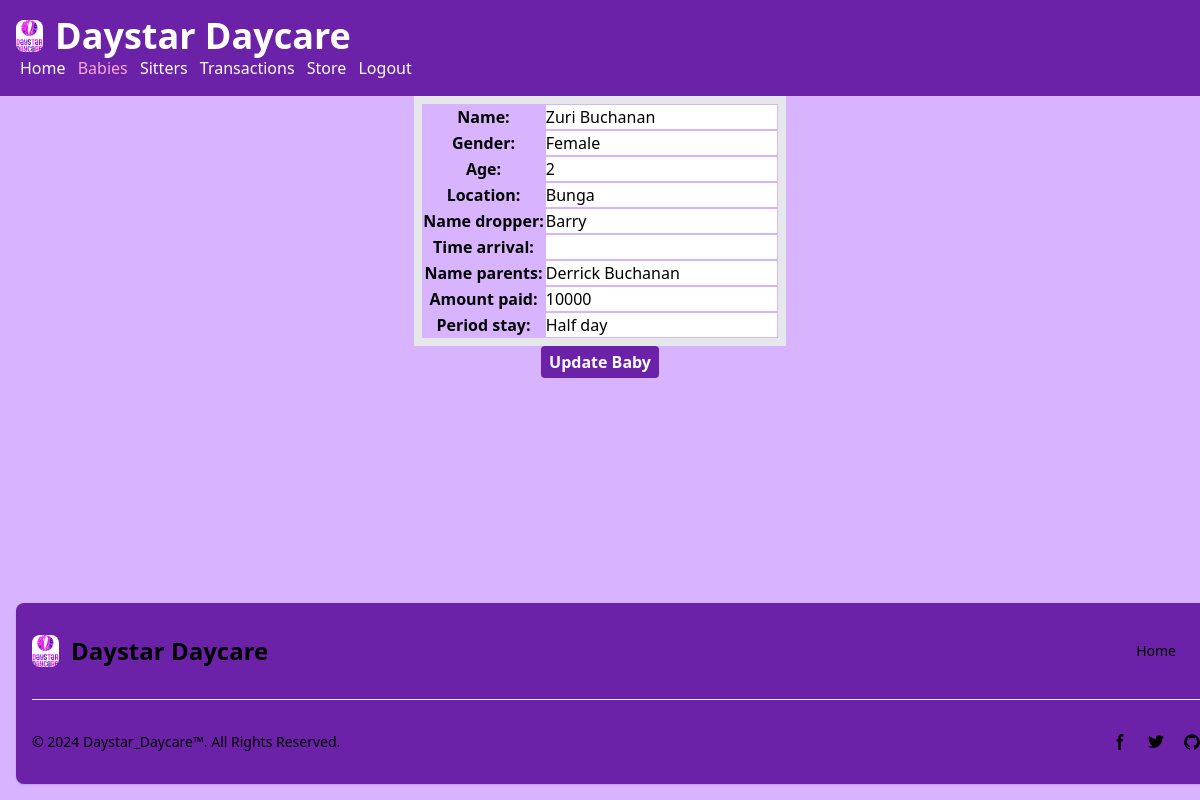
Page /baby/editbaby/1 on the committed database.
### baby_app/models.py (models this page shows, shortened)
class Baby(models.Model):
    name = models.CharField(max_length=100)
    gender = models.CharField(max_length=25)
    age = models.IntegerField()
    location = models.CharField(max_length=200)
    name_dropper = models.CharField(max_length=100)
    time_arrival = models.TimeField()
    name_parents = models.CharField(max_length=100)
    amount_paid = models.IntegerField()
    period_stay = models.CharField(max_length=50)

### baby_app/views.py (the view)
# urls.py: path('editbaby/<int:baby_id>', views.editbaby, name='editbaby'),
def editbaby(request, baby_id):
    baby = Baby.objects.get(id=baby_id)
    if request.method == 'POST':
        babyform = BabyForm(request.POST)
        if babyform.is_valid():
            name = babyform.cleaned_data['name']
            gender = babyform.cleaned_data['gender']
            age = babyform.cleaned_data['age']
            location = babyform.cleaned_data['location']
            name_dropper = babyform.cleaned_data['name_dropper']
            time_arrival = babyform.cleaned_data['time_arrival']
            name_parents = babyform.cleaned_data['name_parents']
            amount_paid = babyform.cleaned_data['amount_paid']
            period_stay = babyform.cleaned_data['period_stay']
            baby.name = name
            baby.gender = gender
            baby.age = age
            baby.location = location
            baby.name_dropper = name_dropper
            baby.time_arrival = time_arrival
            baby.name_parents = name_parents
            baby.amount_paid = amount_paid
            baby.period_stay = period_stay
            baby.save()
            redirect_url = reverse('baby')
            return HttpResponseRedirect(redirect_url)
    else:
        babyform = BabyForm(initial={'name':baby.name, 'gender':baby.gender, 'age':baby.age, 'location':baby.location, 'name_dropper':baby.name_dropper, 'time_arrival':baby.time_arrival, 'name_parents':baby.name_parents, 'amount_paid':baby.amount_paid, 'period_stay':baby.period_stay}) # 'baby_number':baby_number})
    return render(request, 'baby_app/editbaby.html', {'babyform': babyform, 'baby_id':baby_id})

### baby_app/forms.py (shortened to what this page needs)
class BabyForm(forms.Form):
    name = forms.CharField(max_length=100, widget=forms.TextInput(attrs={'class': 'form-control'}), required=False)
    gender = forms.CharField(max_length=25, widget=forms.TextInput(attrs={'class': 'form-control'}), required=False)
    age = forms.IntegerField(widget=forms.NumberInput(attrs={'class': 'form-control'}), required=False)
    location = forms.CharField(max_length=200, widget=forms.TextInput(attrs={'class': 'form-control'}), required=False)
    name_dropper = forms.CharField(max_length=100, widget=forms.TextInput(attrs={'class': 'form-control'}), required=False)
    time_arrival = forms.TimeField(widget=forms.TimeInput(attrs={'class': 'form-control'}), required=False)
    name_parents = forms.CharField(max_length=100, widget=forms.TextInput(attrs={'class': 'form-control'}), required=False)
    amount_paid = forms.IntegerField(widget=forms.NumberInput(attrs={'class': 'form-control', 'step': 0.1}), required=False)
    period_stay = forms.CharField(max_length=50, widget=forms.TextInput(attrs={'class': 'form-control'}), required=False)

### baby_app/templates/baby_app/editbaby.html (shortened to what this page needs)
{% load static %}
<!DOCTYPE html>
<html lang="en">
<head>
    <script src="https://cdn.tailwindcss.com"></script>
</head>
<body class="bg-purple-300 flex flex-col h-screen">
    <div class="flex-grow">
        <nav class="flex bg-purple-800 gap-2 p-4 items-center text-white">
            <div>
                <a href="/home" class="flex items-center mb-4 sm:mb-0 space-x-3 rtl:space-x-reverse">
                    <img src="{% static "home_app/images/daystar_logo_2.jpg" %}" class="h-8 rounded-lg" alt="Daystar_Daycare_Logo">
                    <span class="self-center text-4xl font-semibold whitespace-nowrap dark:text-white">Daystar Daycare</span>
                </a>
                <div class="justify-end">
                    <a href="/home" class="px-1">Home</a>
                    <a href="/baby" class="text-pink-300 px-1">Babies</a>
                    <a href="/sitter" class="px-1">Sitters</a>
                    <a href="/baby/transactions" class="px-1">Transactions</a>
                    <a href="/baby/store" class="px-1">Store</a>
                    <a href="/logout" class="px-1">Logout</a>
                </div>
            </div>
        </nav>
        <form action="{% url "editbaby" baby_id %}" method="POST">
            <table>
            {{ babyform.as_table }}
            </table>
            <div style="text-align:center">
                <button class="bg-purple-800 hover:bg-pink-300 text-white font-bold py-1 px-2 rounded">
                    Update Baby
                </button>
            </div>
        </form>
    </div>
    <footer class="bg-purple-800 rounded-lg shadow dark:bg-gray-900 m-4 fixed-bottom-0 left-0 right-0 w-screen">
        <div class="w-full max-w-screen-xl mx-auto p-4 md:py-8">
            <div class="sm:flex sm:items-center sm:justify-between">
                <a href="/home" class="flex items-center mb-4 sm:mb-0 space-x-3 rtl:space-x-reverse">
                    <img src="{% static "home_app/images/daystar_logo_2.jpg" %}" class="h-8 rounded-lg" alt="Daystar_Daycare_Logo" />
                    <span class="self-center text-2xl font-semibold whitespace-nowrap dark:text-white">Daystar Daycare</span>
                </a>
                <ul class="flex flex-wrap items-center mb-6 text-sm font-medium text-black sm:mb-0 dark:text-gray-400">
                    <li>
                        <a href="/home" class="hover:underline me-4 md:me-6">Home</a>
                    </li>
                </ul>
            </div>
            <hr class="my-6 border-gray-200 sm:mx-auto dark:border-gray-700 lg:my-8" />
            <div class="sm:flex sm:items-center sm:justify-between">
                <span class="text-sm text-black sm:text-center dark:text-gray-400">© 2024 <a href="/home" class="hover:underline">Daystar_Daycare™</a>. All Rights Reserved.
                </span>
                <div class="flex mt-4 sm:justify-center sm:mt-0">
                    <a href="https://www.instagram.com/benjamin_barry65" class="text-black hover:text-gray-900 dark:hover:text-white">
                        <svg class="w-4 h-4" aria-hidden="true" xmlns="http://www.w3.org/2000/svg" fill="currentColor" viewBox="0 0 8 19">
                            <path fill-rule="evenodd" d="M6.135 3H8V0H6.135a4.147 4.147 0 0 0-4.142 4.142V6H0v3h2v9.938h3V9h2.021l.592-3H5V3.591A.6.6 0 0 1 5.592 3h.543Z" clip-rule="evenodd"/>
                        </svg>
                    </a>
                    <a href="https://twitter.com/benjaminbarry__" class="text-black hover:text-gray-900 dark:hover:text-white ms-5">
                    </a>
                    <a href="https://github.com/Benjaminbarry65" class="text-black hover:text-gray-900 dark:hover:text-white ms-5">
                    </a>
                </div>
            </div>
        </div>
    </footer>
</body>
</html>

### baby_app/templates/baby_app/editbaby.html (style rules this page uses)
table { border: 8px solid; border-radius: 10px; border-spacing: 10px; border-color: purple-300; padding: 20px; margin-left: auto; margin-right: auto; }

### rows in the picture
Baby: name "Zuri Buchanan", gender "Female", age "2", location "Bunga", name_dropper "Barry", name_parents "Derrick Buchanan", amount_paid "10000", period_stay "Half day"
